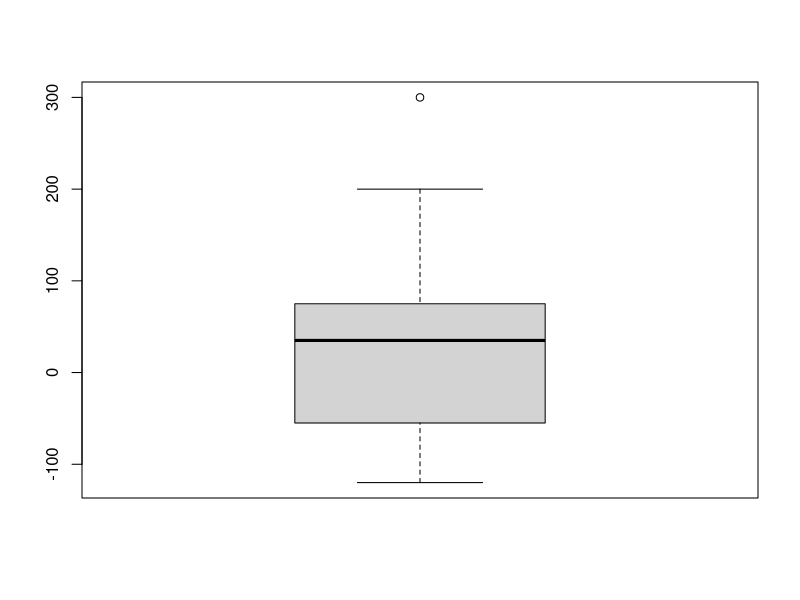

Here is the R script that generated this plot:
## ---- chunk 1
avg = 120
sd = 10
x = 150
1 - pnorm(x, avg, sd)
## ---- chunk 2
x1 = 122
x2 = 126
pnorm(x2,avg,sd) - pnorm(x1,avg,sd)
## ---- chunk 3
n = 7
x = 3
p = 0.15
dbinom(x,n,p)
## ---- chunk 4
n = 100
p = 0.15
avg = n*p
sd = sqrt(n*p*(1-p))
x = 17.5
prob = pnorm(x, avg, sd)
prob
## ---- chunk 5
sd = 1.5
avg = 4.8
n = 100
std.err = sd/sqrt(n)
crit.value = qnorm(0.95)

confinterval = c((avg-(std.err*crit.value)), (avg+(std.err*crit.value)))
confinterval
## ---- chunk 6
p = 0.49
n = 1226
x = 1226*0.49
prop.test(x,n, conf.level = 0.95)
## ---- chunk 7
data = c(-120, -99, -70, -60, -50, 20, 30, 30, 40, 40, 50, 50, 100, 100, 200, 300)
stem(data)
## ---- chunk 8
avg = mean(data)
range = range(data)
## ---- chunk 9
fivenum(data)
## ---- chunk 10
boxplot(data)
## ---- chunk 11
iqr.range = IQR(data)
outlier = data[data > (1.5 * iqr.range)]
outlier
## ---- chunk 12
n = length(data)
sd = 1.083
avg = mean(data)
std.err = sd/sqrt(n)
crit.value = qnorm(0.95)
zvalue = avg/std.err
## ---- chunk 13
left.size = 6
left.mean = 69
left.sd = 3.22

right.size = 5
right.mean = 65
right.sd = 4.12

left.stderror = left.sd/sqrt(left.size)
right.stderror = right.sd/sqrt(right.size)
tot.stderror = left.stderror + right.stderror

zvalue = (right.mean - left.mean)/tot.stderror

crit.value = qnorm(0.01)
## ---- chunk 14
prop.test(c(10,25), c(100,200))
## ---- chunk 15
prop.test(c(10,25), c(100,200), conf.level = 0.99)
## ---- chunk 16
data <- as.table(rbind(c(11, 8), c(28, 24) , c(21, 19)))
dimnames(data) <- list(acquaintanceship = c("Under_0.5", "0.5-1.5", "Over_1.5"),
                    Duration = c("Atleast_4","Morethan_4"))

result = chisq.test(data)
result

